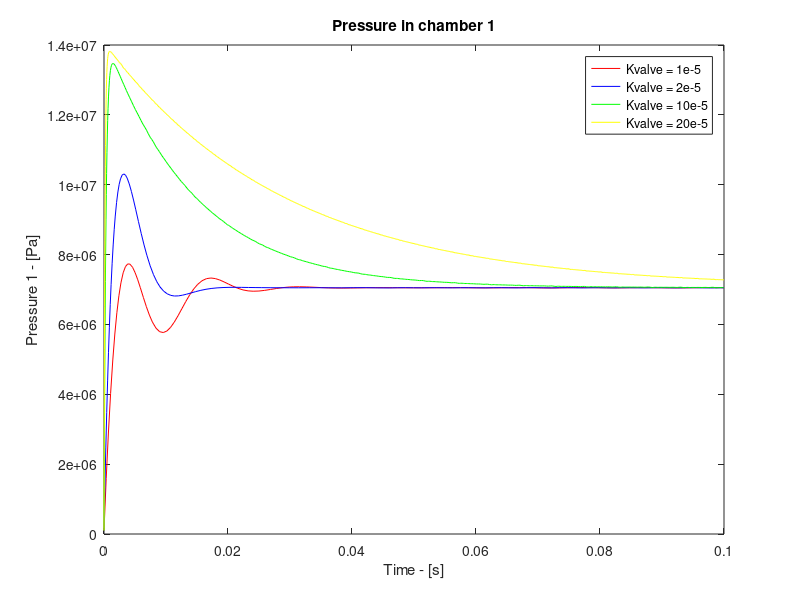

Write MATLAB code to recreate this figure.


function SolveODEs()
clf  %clear any existing plots

% State defined as X = [xdot, p1,p2]

[t1,y1] = ode45(  @deriv1,[0,0.1],[0,1e5,1e5]); % derivative, time range, initial conditions
[t2,y2] = ode45(  @deriv2,[0,0.1],[0,1e5,1e5]);
[t3,y3] = ode45(  @deriv3,[0,0.1],[0,1e5,1e5]);
[t4,y4] = ode45(  @deriv4,[0,0.1],[0,1e5,1e5]);

plot(t1,y1(:,2),'r',t2,y2(:,2),'b',t3,y3(:,2),'g',t4,y4(:,2),'y'); %tvals,yvals, color and style
title('Pressure in chamber 1');
xlabel('Time - [s]');
ylabel('Pressure 1 - [Pa]');
legend('Kvalve = 1e-5','Kvalve = 2e-5','Kvalve = 10e-5','Kvalve = 20e-5')
pause   % hit enter to go to the next plot



function XDOT = deriv1(t,X)
% System Parameters
A =4.909e-4;    Cd = 0.6;       rho= 850;
V = 1.473e-4;   beta = 2e9;     pa=1e5;
m = 30;         ps =1.4e7;      Kv = 1e-5;

% Rename states
xdot = X(1);    p1 = X(2);   p2 = X(3);

% Initiate forcing function
y = 0.002;


% write the non-trivial equations using nice names
xddot = A*(p1-p2)/m;
p1dot = (y*Kv*(ps-p1)-rho*A*xdot)*((beta)/(V*rho));
p2dot = (y*Kv*(p2-pa)-rho*A*xdot)*((-beta)/(V*rho));
XDOT = [xddot;  p1dot;  p2dot] ;  %return the derivative values
function XDOT = deriv2(t,X)
% System Parameters
A =4.909e-4;    Cd = 0.6;       rho= 850;
V = 1.473e-4;   beta = 2e9;     pa=1e5;
m = 30;         ps =1.4e7;      Kv = 2e-5;

% Rename states
xdot = X(1);    p1 = X(2);   p2 = X(3);

% Initiate forcing function
y = 0.002;


% write the non-trivial equations using nice names
xddot = A*(p1-p2)/m;
p1dot = (y*Kv*(ps-p1)-rho*A*xdot)*((beta)/(V*rho));
p2dot = (y*Kv*(p2-pa)-rho*A*xdot)*((-beta)/(V*rho));
XDOT = [xddot;  p1dot;  p2dot] ;  %return the derivative values
function XDOT = deriv3(t,X)
% System Parameters
A =4.909e-4;    Cd = 0.6;       rho= 850;
V = 1.473e-4;   beta = 2e9;     pa=1e5;
m = 30;         ps =1.4e7;      Kv = 10e-5;

% Rename states
xdot = X(1);    p1 = X(2);   p2 = X(3);

% Initiate forcing function
y = 0.002;


% write the non-trivial equations using nice names
xddot = A*(p1-p2)/m;
p1dot = (y*Kv*(ps-p1)-rho*A*xdot)*((beta)/(V*rho));
p2dot = (y*Kv*(p2-pa)-rho*A*xdot)*((-beta)/(V*rho));
XDOT = [xddot;  p1dot;  p2dot] ;  %return the derivative values
function XDOT = deriv4(t,X)
% System Parameters
A =4.909e-4;    Cd = 0.6;       rho= 850;
V = 1.473e-4;   beta = 2e9;     pa=1e5;
m = 30;         ps =1.4e7;      Kv = 20e-5;

% Rename states
xdot = X(1);    p1 = X(2);   p2 = X(3);

% Initiate forcing function
y = 0.002;


% write the non-trivial equations using nice names
xddot = A*(p1-p2)/m;
p1dot = (y*Kv*(ps-p1)-rho*A*xdot)*((beta)/(V*rho));
p2dot = (y*Kv*(p2-pa)-rho*A*xdot)*((-beta)/(V*rho));
XDOT = [xddot;  p1dot;  p2dot] ;  %return the derivative values

